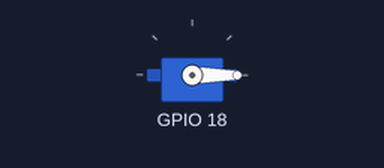
A program run on a simulated Raspberry Pi (BCM pin numbers). Parts: servo. Servo angles are drawn from the pulse width (0.5 ms = 0°, 2.5 ms = 180°). At 3.5 s the program stops and its outputs stay as they are.

Above: at 0.1 s.
At 2.55 s:
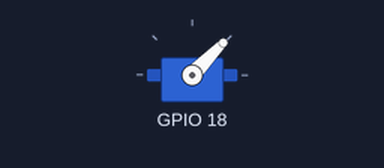
At 3.15 s:
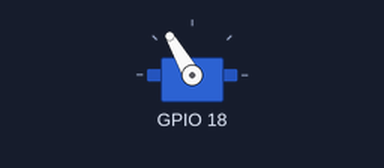
Timing chart, 0 to 5.0 s (numbered marks = the images above):
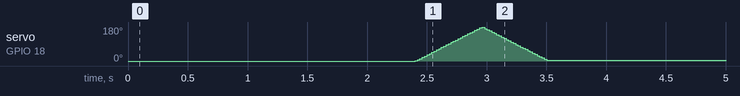

Measured:
- by itself, servo on GPIO 18: rises from 0° to 178° in 0.56 s, then falls to 3° in 0.54 s

The program:

MG90S.py
```python
import RPi.GPIO as GPIO
import time

# 这个类表示单个的SG90模块
class Rotation:
    frequency=50 #脉冲频率(Hz)
    delta_theta=0.2 #步进转动间隔(度)
    min_delay=0.0006 #转动delta_theta的理论耗时(s)
    max_delay=0.4 #从0转到180的耗时(s)

    def __init__(self,channel,min_theta,max_theta,init_theta=0):
        '''
        构造函数：
            channel: 舵机信号线所连接的树莓派引脚编号（BCM编码）
            min_theta: 舵机转动的最小角度
            max_theta: 舵机转动的最大角度
            init_theta: 舵机的初始角度
        '''
        self.channel=channel
        if(min_theta<0 or min_theta>180):
            self.min_theta=0
        else:
            self.min_theta=min_theta

        if(max_theta<0 or max_theta>180):
            self.max_theta=180
        else:
            self.max_theta=max_theta

        if(init_theta<min_theta or init_theta>max_theta):
            self.init_theta=(self.min_theta+self.max_theta)/2
        else:
            self.init_theta=init_theta #初始角度

        #计算最小角度、最大角度的占空比
        self.min_dutycycle=2.5+self.min_theta*10/180
        self.max_dutycycle=2.5+self.max_theta*10/180


    def setup(self):
        '''
        初始化
        '''
        GPIO.setmode(GPIO.BCM)
        GPIO.setwarnings(False)
        GPIO.setup(self.channel,GPIO.OUT)
        self.pwm=GPIO.PWM(self.channel,Rotation.frequency) #PWM
        self.dutycycle=2.5+self.init_theta*10/180 #脉冲占空比的初始值
        self.pwm.start(self.dutycycle) #让舵机转到初始位置
        time.sleep(Rotation.max_delay)

    def positiveRotation(self):
        '''
        正相步进转动，每次调用只转动delta_theta度
        '''
        self.dutycycle=self.dutycycle+Rotation.delta_theta*10/180
        if self.dutycycle>self.max_dutycycle:
            self.dutycycle=self.max_dutycycle
        self.pwm.ChangeDutyCycle(self.dutycycle)
        time.sleep(Rotation.min_delay)

    def reverseRotation(self):
        '''
        反相转动，每次调用只转动delta_theta度
        '''
        self.dutycycle=self.dutycycle-Rotation.delta_theta*10/180
        if self.dutycycle<self.min_dutycycle:
            self.dutycycle=self.min_dutycycle
        self.pwm.ChangeDutyCycle(self.dutycycle)
        time.sleep(Rotation.min_delay)

    def specifyRotation(self,theta):
        '''
        转动到指定的角度
        '''
        if(theta<0 or theta>180):
            return
        self.dutycycle=2.5+theta*10/180
        self.pwm.ChangeDutyCycle(self.dutycycle)
        time.sleep(Rotation.max_delay)

    def cleanup(self):
        self.pwm.stop()
        time.sleep(Rotation.min_delay)
        GPIO.cleanup()
rot = Rotation(18, 0, 180)

rot.setup()
time.sleep(2)

for i in range(0,900):
    rot.positiveRotation()

for i in range(0,900):
    rot.reverseRotation()

rot.cleanup()
```
